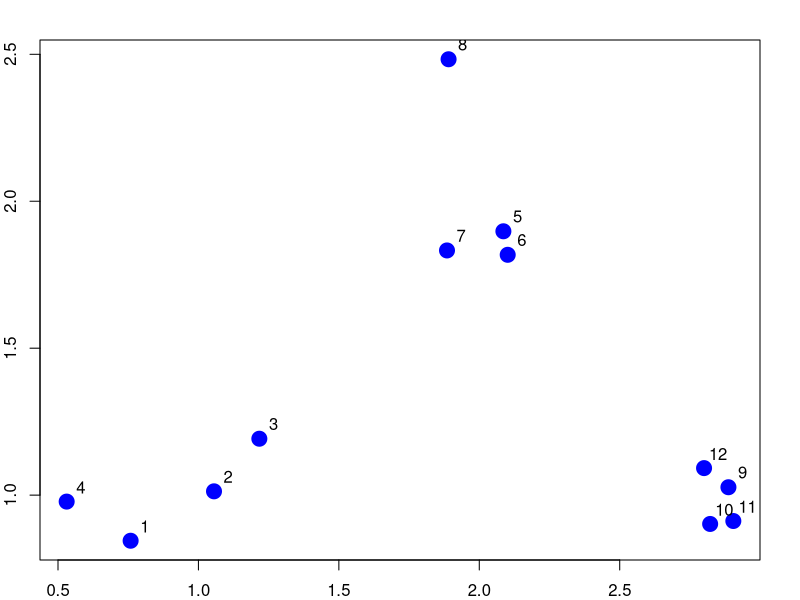
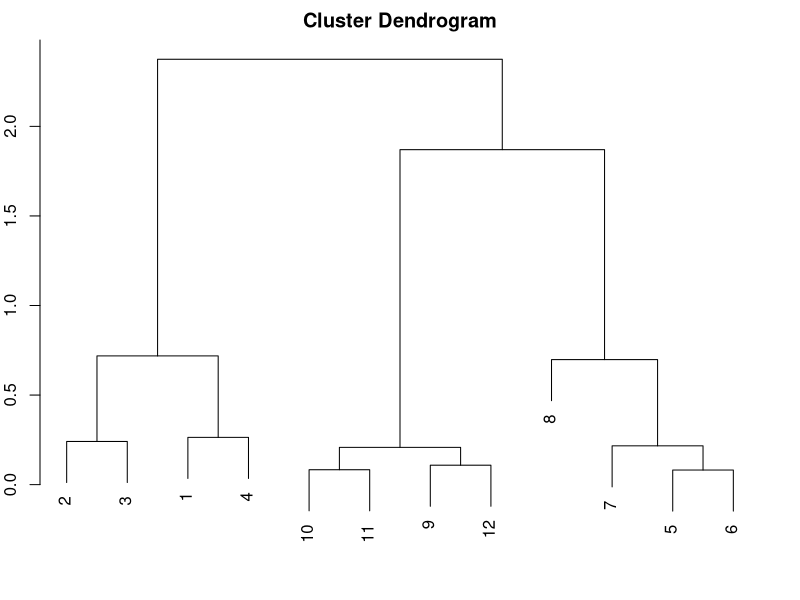
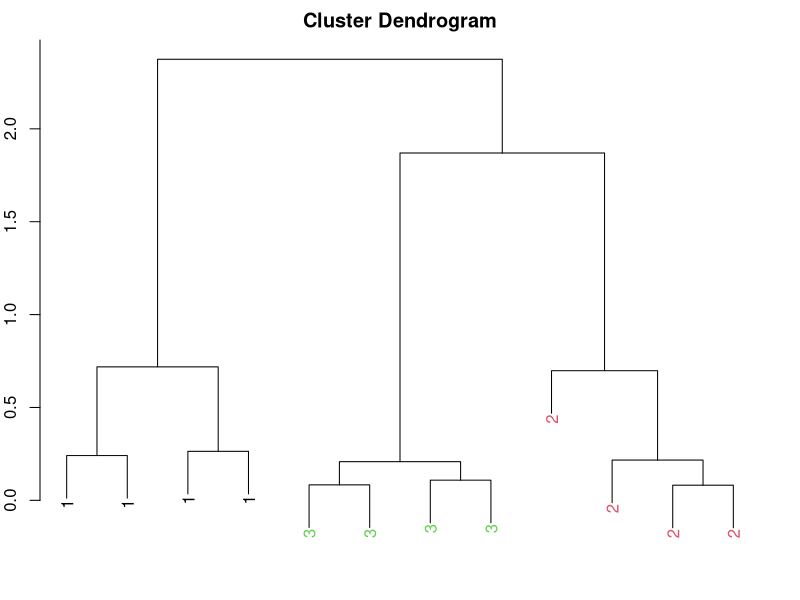
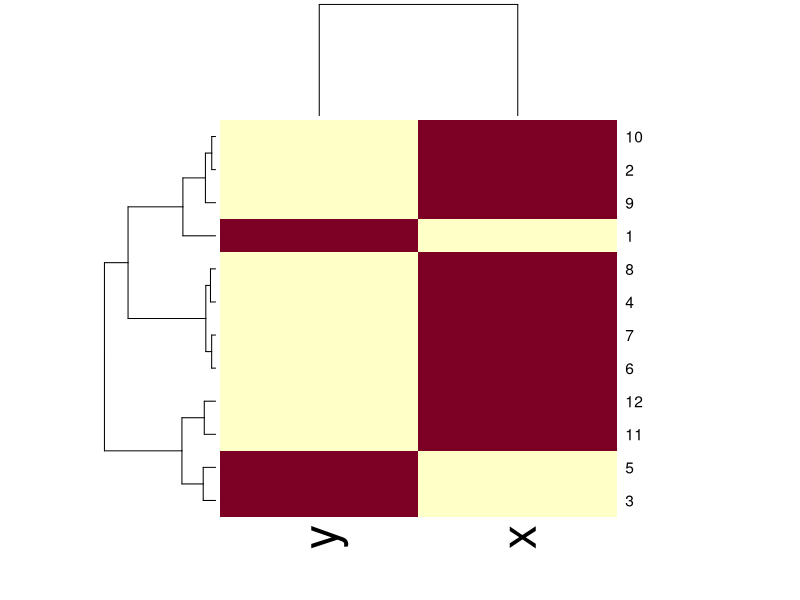

Write the R code that produced these figures, in order.
# hierarchical clustering

set.seed(1234)
par(mar = c(2,2,2,2))
x <- rnorm(12, mean = rep(1:3, each = 4), sd = 0.2)
y <- rnorm(12, mean = rep(c(1,2,1), each = 4), sd = 0.2)
plot(x, y, col = "blue", pch = 19, cex = 2)
text(x + .05, y + .05, labels = as.character(1:12))

dataFrame <- data.frame(x = x, y = y)

# find distances
distxy <- dist(dataFrame)

# merge two closest points
hClustering <- hclust(distxy)
plot(hClustering)

# Prettier dendograms
myplclust <- function(hclust, lab = hclust$labels,
                      lab.col = rep(1, length(hclust$labels)),
                      hang = 0.1,...) {
    ## modification of plclust for plotting hclust objects *in color*!
    ## display of hierarchical cluster with colored leaf labels
    
    y <- rep(hclust$height, 2)
    x <- as.numeric(hclust$merge)
    y <- y[which(x < 0)]
    x <- x[which(x < 0)]
    x <- abs(x)
    y <- y[order(x)]
    x <- x[order(x)]
    plot(hclust, labels = FALSE, hang = hang, ...)
    text(x = x, y = y[hclust$order] - (max(hclust$height) * hang), 
            labels = lab[hclust$order], col = lab.col[hclust$order], srt = 90,
            adj = c(1,0.5), xpd = NA, ...)
}

myplclust(hClustering, lab = rep(1:3, each = 4), lab.col = rep(1:3, each = 4))

# Merging points - complete
## two ideas average linkage (distance between centers) and complete linkage (diameter of set)

# heatmap() for visualizing matrix data
set.seed(143)
dataMatrix <- as.matrix(dataFrame)[sample(1:12), ]
heatmap(dataMatrix)




